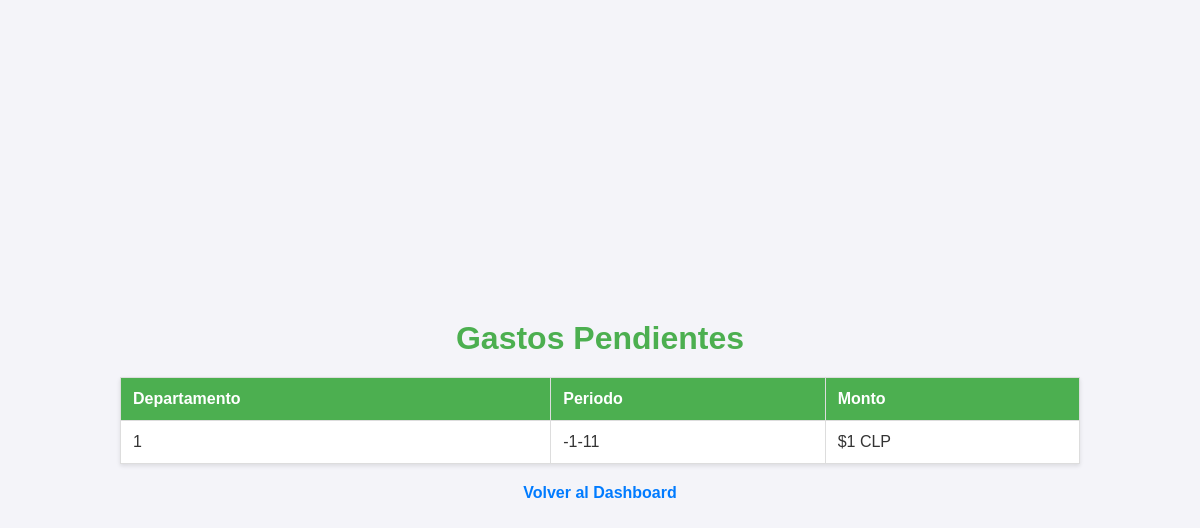
/api/gastos/pendientes/, run on an earlier commit of the app's database.
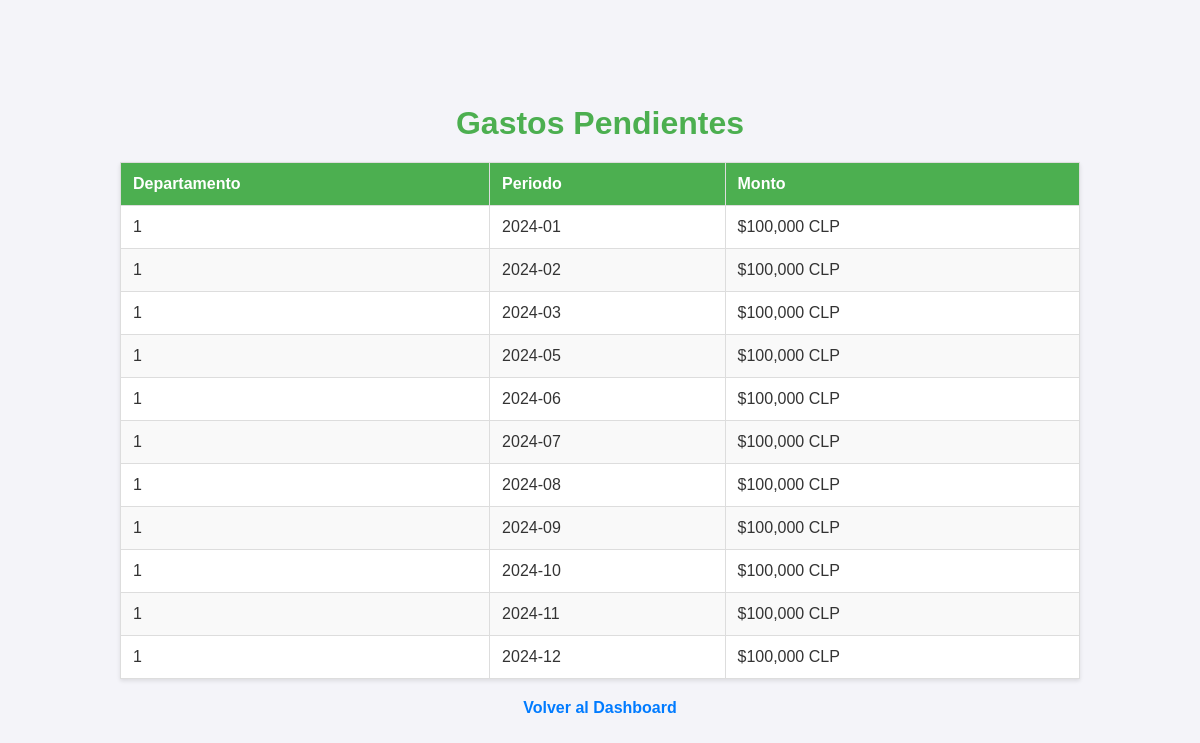
And on a later commit of the database.
### core/models.py (models this page shows, shortened)
class GastoComun(models.Model):
    departamento = models.ForeignKey(Departamento, related_name='gastos', on_delete=models.CASCADE)
    periodo = models.CharField(max_length=7)  # Formato Año-Mes (Ej: "2024-11")
    monto = models.IntegerField()
    pagado = models.BooleanField(default=False)
    fecha_pago = models.DateField(null=True, blank=True)

### core/views.py (the view)
# urls.py: path('gastos/pendientes/', views.gastos_pendientes, name='gastos_pendientes'),
def gastos_pendientes(request):
    gastos_pendientes = SistemaGastosComunes().obtener_gastos_pendientes(
        datetime.now().month, datetime.now().year
    )
    return render(request, "gastos_pendientes.html", {"gastos_pendientes": gastos_pendientes})

### core/utils.py (called while the page is built, shortened)
    def obtener_gastos_pendientes(self, mes, anio):
        gastos_pendientes = GastoComun.objects.filter(
            pagado=False,
            periodo__lte=f"{anio}-{mes:02d}"
        )
        if gastos_pendientes:
            return {
                "accion": "Listado de gastos pendientes",
                "mes": f"{mes}",
                "año": anio,
                "gastos_pendientes": [
                    {
                        "departamento": gasto.departamento.numero,
                        "periodo": gasto.periodo,
                        "monto": f"${gasto.monto:,.0f} CLP"
                    }
                    for gasto in gastos_pendientes
                ]
            }

### core/templates/gastos_pendientes.html (shortened to what this page needs)
<!DOCTYPE html>
<html lang="en">
<head>
</head>
<body>
    <h1>Gastos Pendientes</h1>
    <table>
        <thead>
            <tr>
                <th>Departamento</th>
                <th>Periodo</th>
                <th>Monto</th>
            </tr>
        </thead>
        <tbody>
            {% for gasto in gastos_pendientes.gastos_pendientes %}
            <tr>
                <td>{{ gasto.departamento }}</td>
                <td>{{ gasto.periodo }}</td>
                <td>{{ gasto.monto }}</td>
            </tr>
            {% endfor %}
        </tbody>
    </table>
    <a href="/">Volver al Dashboard</a>
</body>
</html>

What changed in the data, as far as the page shows it:
removed GastoComun: periodo "-1-11"
added GastoComun: periodo "2024-01"
added GastoComun: periodo "2024-02"
added GastoComun: periodo "2024-03"
added GastoComun: periodo "2024-05"
added GastoComun: periodo "2024-06"
added GastoComun: periodo "2024-07"
added GastoComun: periodo "2024-08"
added GastoComun: periodo "2024-09"
added GastoComun: periodo "2024-10"
added GastoComun: periodo "2024-11"
added GastoComun: periodo "2024-12"
Also different on the page:
new list line: "1 $100,000 CLP"
list line gone: "1 $1 CLP"
